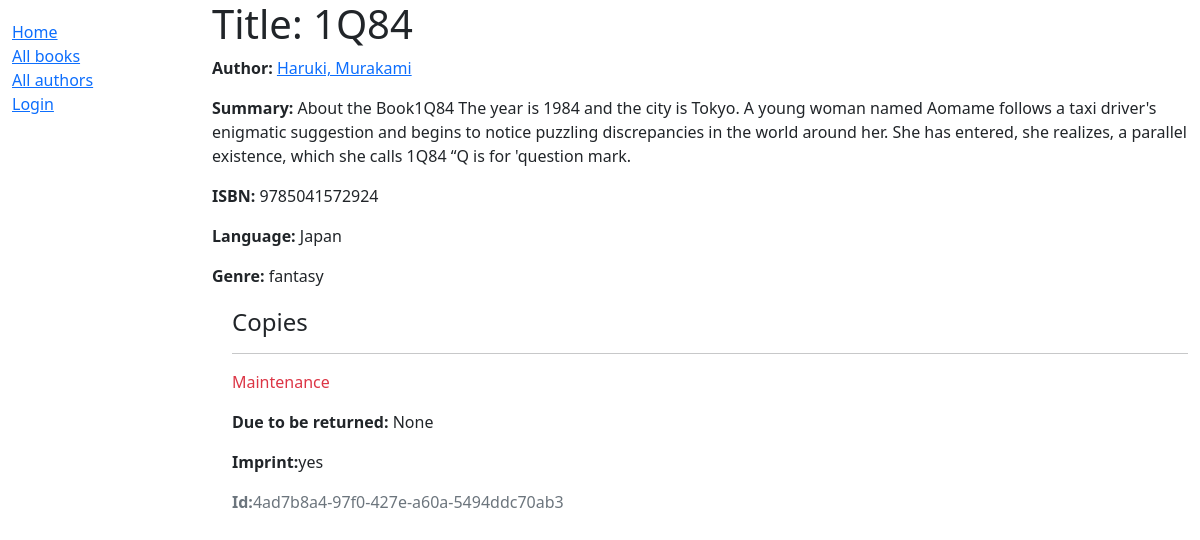
Before: /catalog/books/2 with the older database file.
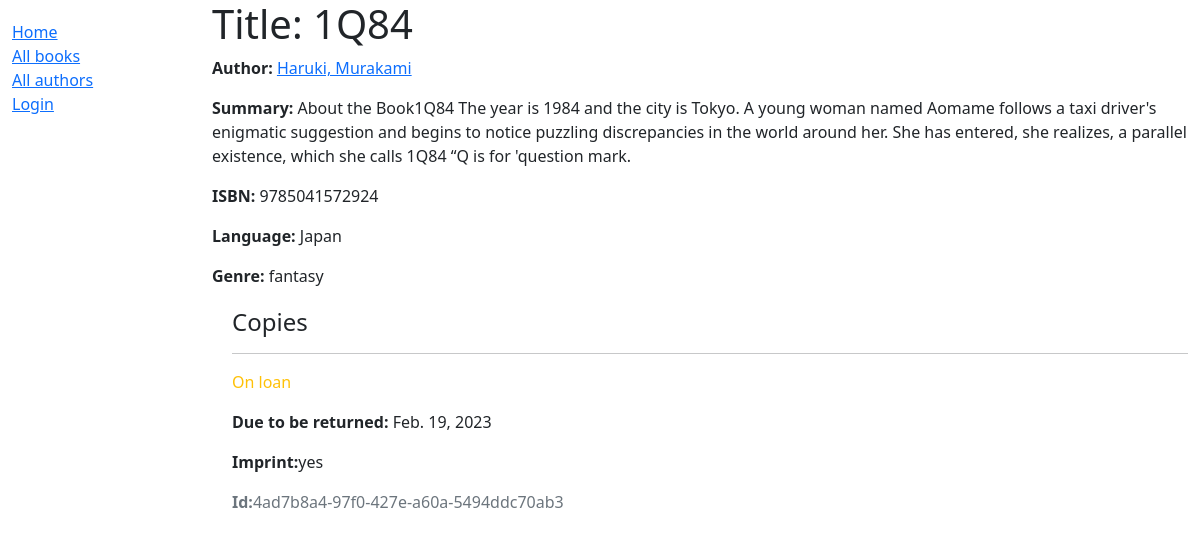
After: the same page with the newer database file.
### catalog/models.py (models this page shows, shortened)
class Book(models.Model):
    title = models.CharField(max_length=200)
    author = models.ForeignKey('Author', on_delete=models.SET_NULL, null=True)
    summary = models.TextField(
        max_length=1000, help_text="Enter a brief description of the book")
    isbn = models.CharField('ISBN', max_length=13,
                            unique=True,
                            help_text='13 Character <a href="https://www.isbn-international.org/content/what-isbn'
                                      '">ISBN number</a>')
    genre = models.ManyToManyField(
        Genre, help_text="Select a genre for this book")
    language = models.ForeignKey(
        'Language', on_delete=models.SET_NULL, null=True)
    class Meta:
        ordering = ['title', 'author']
    def display_genre(self):
        """Creates a string for the Genre. This is required to display genre in Admin."""
        return ', '.join([genre.name for genre in self.genre.all()[:3]])
    display_genre.short_description = 'Genre'

class Author(models.Model):
    first_name = models.CharField(max_length=100)
    last_name = models.CharField(max_length=100)
    date_of_birth = models.DateField(null=True, blank=True)
    date_of_death = models.DateField('died', null=True, blank=True)
    class Meta:
        ordering = ['last_name', 'first_name']
    def get_absolute_url(self):
        return reverse('author-detail', args=[str(self.id)])
    def __str__(self):
        return '{0}, {1}'.format(self.last_name, self.first_name)

class Language(models.Model):
    name = models.CharField(max_length=200,
                            help_text="Enter the book's natural language (e.g. English, French, Japanese etc.)")
    def __str__(self):
        return self.name

class Genre(models.Model):
    name = models.CharField(
        max_length=200, help_text='Enter a book genre (e.g. Science Fiction)')
    def __str__(self):
        return self.name

class BookInstance(models.Model):
    id = models.UUIDField(primary_key=True, default=uuid.uuid4,
                          help_text="Unique ID for this particular book across whole library")
    book = models.ForeignKey('Book', on_delete=models.RESTRICT, null=True)
    imprint = models.CharField(max_length=200)
    due_back = models.DateField(null=True, blank=True)
    borrower = models.ForeignKey(User, on_delete=models.SET_NULL, null=True, blank=True)
    LOAN_STATUS = (
        ('m', 'Maintenance'),
        ('o', 'On loan'),
        ('a', 'Available'),
        ('r', 'Reserved'),
    )
    status = models.CharField(
        max_length=1,
        choices=LOAN_STATUS,
        blank=True,
        default='m',
        help_text='Book availability')
    class Meta:
        permissions = (("can_mark_returned", "Set book as returned"),)

### catalog/views.py (the view)
# urls.py: path('books/<int:pk>', views.BookDetailView.as_view(), name='book-detail'),
class BookDetailView(generic.DetailView):
    model = Book

### catalog/templates/catalog/book_detail.html
{% extends "base_generic.html" %}
{% block content %}
	<h1>Title: {{ book.title }}</h1>
	<p><strong>Author:</strong> <a href="{{ book.author.get_absolute_url }}">{{ book.author }}</a></p>
	<p><strong>Summary:</strong> {{ book.summary }}</p>
	<p><strong>ISBN:</strong> {{ book.isbn }}</p>
	<p><strong>Language:</strong> {{book.language }}</p>
	<p><strong>Genre:</strong> {{ book.genre.all|join:", " }}</p>
	<div style="margin-left: 20px; margin-top: 20px;">
		{% for copy in book.bookinstance_set.all %}
			<h4>Copies</h4>
			<hr>
			<p class="{% if copy.status == 'a' %}text-success{% elif copy.status == 'm' %}text-danger{% else %}text-warning{% endif %}">
				{{ copy.get_status_display }}
			</p>
			{% if copy.status != 'a' %}
			    <p><strong>Due to be returned:</strong> {{ copy.due_back }}</p>
			{% endif %}
			<p><strong>Imprint:</strong>{{ copy.imprint }}</p>
			<p class="text-muted"><strong>Id:</strong>{{copy.id }}</p>
		{% endfor %}
	</div>
{% endblock %}

### catalog/templates/base_generic.html (shortened to what this page needs)
<!DOCTYPE html>
<html lang="en">
<head>
  <link href="https://cdn.jsdelivr.net/npm/bootstrap@5.1.3/dist/css/bootstrap.min.css" rel="stylesheet">
  {% load static %}
  <link rel="stylesheet" href="{% static 'css/styles.css' %}">
</head>
<body>
  <div class="container-fluid">
    <div class="row">
      <div class="col-sm-2">
      {% block sidebar %}
        <ul class="sidebar-nav">
          <li><a href="{% url 'index' %}">Home</a></li>
          <li><a href="{% url 'books' %}">All books</a></li>
          <li><a href="{% url "authors" %}">All authors</a></li>
          {% if user.is_authenticated %}
             <li>User: {{ user.get_username }}</li>
             <li><a href="{% url 'my-borrowed' %}">My Borrowed</a></li>
             <li><a href="{% url 'logout' %}?next={{ request.path }}">Logout</a></li>
             {% if perms.catalog.can_mark_returned %}
                <hr>
                 <li>Staff</li>
                 <li><a href={% url "all-borrowed" %}>All borrower</a></li>
             {% endif %}
            {% else %}
             <li><a href="{% url 'login' %}?next={{ request.path }}">Login</a></li>
           {% endif %}
        </ul>
     {% endblock %}
      </div>
      <div class="col-sm-10 ">{% block content %}{% endblock %}
</div>
    </div>
  </div>
</body>
</html>

### catalog/static/css/styles.css (style rules this page uses)
.sidebar-nav { margin-top: 20px; padding: 0; list-style: none; }

Changed rows visible on the page:
changed BookInstance "yes": status "Maintenance" → "On loan"; due_back "None" → "Feb. 19, 2023"
